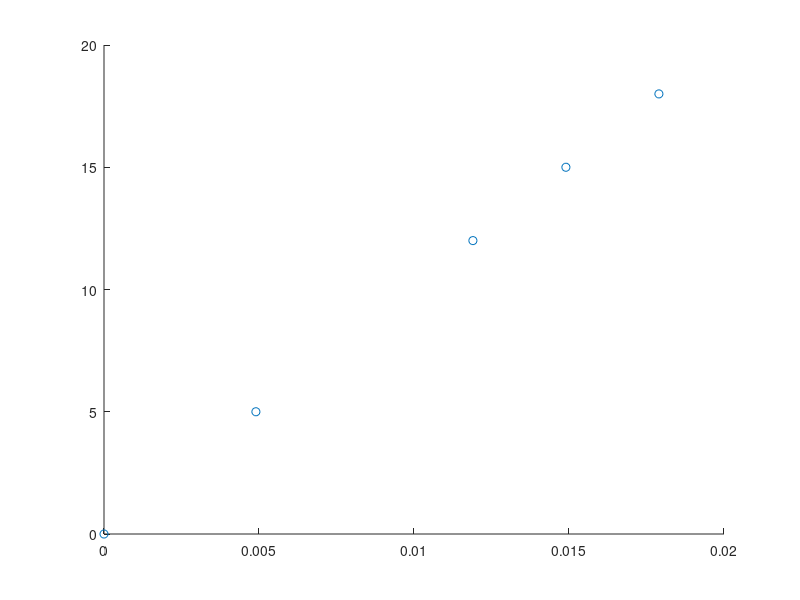
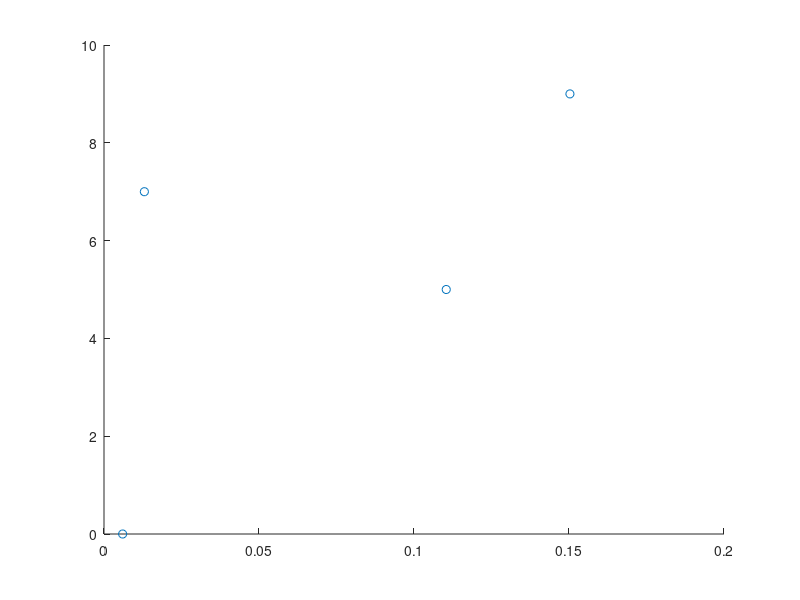

Write MATLAB code to recreate these figures, in order.
%Circuit 1

V1=0;
V2= 5;
V3= 12;
V4= 15;
V5=18;


I1=0;
I2=0.0049;
I3=0.0119;
I4=0.0149;
I5=0.0179;


R1= V1/I1;
R2= V2/I2;
R3= V3/I3;
R4= V4/I4;
R5= V5/I5;

VV=[V1,V2,V3,V4,V5]
II=[I1,I2,I3,I4,I5]
 
figure(1)
scatter(II,VV)

%Circuit 2

Vs1=0;
Vs2=5;
Vs3=7;
Vs4=9;

AddVolt= 6;

Is= 0.00601;
Is1= 0.1104;
Is2= 0.01302;
Is3= 0.1503;

Rs1=(AddVolt+Vs1)/Is;
Rs2=(AddVolt+Vs2)/Is1;
Rs3=(AddVolt+Vs3)/Is2;
Rs4=(AddVolt+Vs4)/Is3;

VVs=[Vs1, Vs2, Vs3, Vs4];
IIs=[Is, Is1, Is2, Is3];
figure(2)
scatter(IIs, VVs)